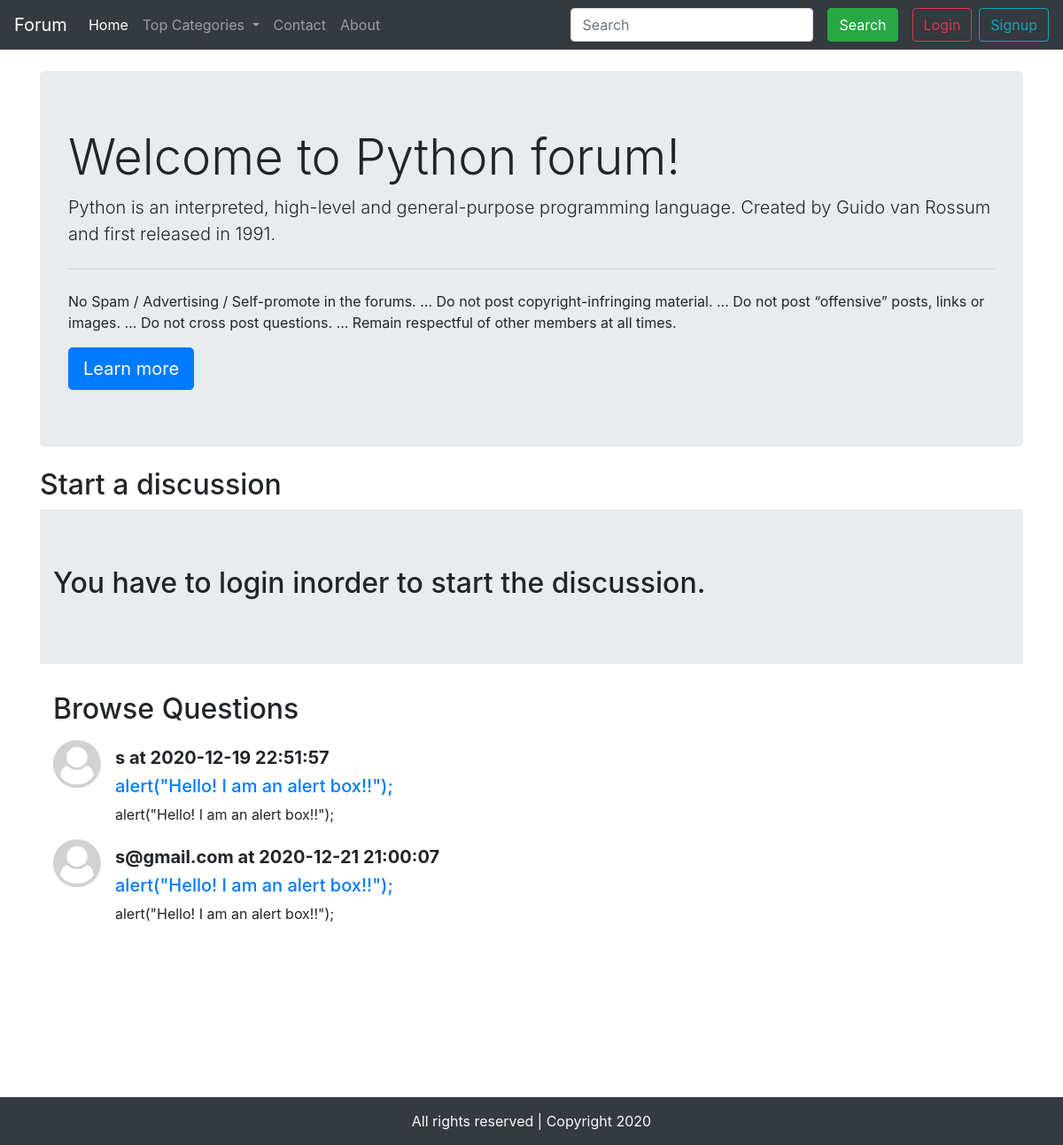
The app's page /threadlist.php?catid=1 with its own data.
### tables this page shows
CREATE TABLE `categories` (
  `category_id` int(255) NOT NULL,
  `category_name` varchar(255) NOT NULL,
  `category_description` varchar(255) NOT NULL,
  `dt` datetime NOT NULL DEFAULT current_timestamp()
);

CREATE TABLE `threads` (
  `thread_id` int(7) NOT NULL,
  `thread_title` varchar(255) NOT NULL,
  `thread_desc` text NOT NULL,
  `thread_cat_id` int(7) NOT NULL,
  `thread_user_id` int(7) NOT NULL,
  `timestamp` datetime NOT NULL DEFAULT current_timestamp()
);

CREATE TABLE `users` (
  `sno` int(255) NOT NULL,
  `user_email` varchar(255) NOT NULL,
  `user_pass` varchar(255) NOT NULL,
  `timestamp` datetime NOT NULL DEFAULT current_timestamp()
);

### threadlist.php (the view, shortened to what this page needs)
<!doctype html>
<html lang="en">
<head>
    <link rel="stylesheet" href="https://stackpath.bootstrapcdn.com/bootstrap/4.5.2/css/bootstrap.min.css"
>
</head>
<body>
    <?php include "partials/_dbconnect.php"; ?>
    <?php include "partials/_header.php"; ?>
    <?php
        $id = $_GET['catid'];
        $sql = "SELECT * FROM `categories` WHERE category_id = $id";
        $result = mysqli_query($conn, $sql);
        while ($row = mysqli_fetch_assoc($result)) {
            $catname = $row['category_name'];
            $catdesc = $row['category_description'];
        }
    ?>
    <div class="container">
        <div class="jumbotron my-4">
            <h1 class="display-4">Welcome to <?php echo $catname ;?> forum!</h1>
            <p class="lead"><?php echo $catdesc; ?></p>
            <hr class="my-4">
            <p> No Spam / Advertising / Self-promote in the forums. ...
                Do not post copyright-infringing material. ...
                Do not post “offensive” posts, links or images. ...
                Do not cross post questions. ...
                Remain respectful of other members at all times.</p>
            <a class="btn btn-primary btn-lg" href="#" role="button">Learn more</a>
        </div>
    </div>
    <div class="container">
        <h2>Start a discussion</h2>
        <?php
    if (isset($_SESSION['loggedin']) && $_SESSION['loggedin'] == true) {
        echo '
        <form action="'.$_SERVER["REQUEST_URI"].'" method="POST">
        <input type="hidden" name="sno" value="'.$_SESSION["sno"].'">
            <div class="form-group my-4">
                <label for="exampleInputEmail1">Title of the problem</label>
                <input type="text" class="form-control" name="title" id="exampleInputEmail1"
                    aria-describedby="emailHelp">
                <small id="emailHelp" class="form-text text-muted">Write a short and clear title regarding the issue you
                    are facing.</small>
            </div>
            <div class="form-group">
                <label for="exampleInputPassword1">Elobrate your concern</label>
                <input type="text" name="desc" class="form-control" id="exampleInputPassword1">
            </div>
            <button type="submit" class="btn btn-primary">Submit</button>
        </form>
    </div>';
    }
    else {
        echo '<div class="jumbotron jumbotron-fluid">
        <div class="container">
          <h2 class="display-6">You have to login inorder to start the discussion.</h2>
        </div>
      </div>';
    }
    ?>
        <div class="container my-4" style="min-height:433px;">
            <h2 class="my-3">Browse Questions</h2>
            <?php
        $id = $_GET['catid'];
        $sql = "SELECT * FROM `threads` WHERE thread_cat_id = $id";
        $result = mysqli_query($conn, $sql);
        while ($row = mysqli_fetch_assoc($result)) {
            $title = $row['thread_title'];
            $desc = $row['thread_desc'];
            $thread_id = $row['thread_id'];
            $thread_time = $row['timestamp'];
            $thread_user_id = $row['thread_user_id'];
            $sql2 = "SELECT user_email FROM `users` WHERE sno = '$thread_user_id'";
            $result2 = mysqli_query($conn, $sql2);
            $row2 = mysqli_fetch_assoc($result2);
            echo '<div class="media my-3">
            <img src="img/userdefault.png" width="54px" class="mr-3" alt="...">
            <div class="media-body">
                <h5 class="mt-0">
                <p class="font-weight-bold my-2">'. $row2['user_email'] .' at '.$thread_time.'</p>
                <a href="thread.php?threadid='.$thread_id.'">'.$title.'</a></h5>
                '.$desc.'</div>
        </div>';
        }
        ?>
        </div>
    </div>
    <?php include "partials/_footer.php"; ?>
</body>
</html>

### partials/_header.php (shortened to what this page needs)
<?php
echo '<nav class="navbar navbar-expand-lg navbar-dark bg-dark">
<a class="navbar-brand" href="#">Forum</a>
<button class="navbar-toggler" type="button" data-toggle="collapse" data-target="#navbarSupportedContent" aria-controls="navbarSupportedContent" aria-expanded="false" aria-label="Toggle navigation">
  <span class="navbar-toggler-icon"></span>
</button>
<div class="collapse navbar-collapse" id="navbarSupportedContent">
  <ul class="navbar-nav mr-auto">
    <li class="nav-item active">
      <a class="nav-link" href="/forum">Home <span class="sr-only">(current)</span></a>
    </li>
    <li class="nav-item dropdown">
    <a class="nav-link dropdown-toggle" href="#" id="navbarDropdown" role="button" data-toggle="dropdown"
        aria-haspopup="true" aria-expanded="false">
        Top Categories
    </a>
    <div class="dropdown-menu" aria-labelledby="navbarDropdown">';
    echo '</div>
</li>
    <li class="nav-item">
      <a class="nav-link" href="contact.php">Contact</a>
    </li>
    <li class="nav-item">
      <a class="nav-link" href="about.php">About</a>
    </li>
  </ul>
  <form class="form-inline my-2 my-lg-0" action="search.php" method="get">
    <input class="form-control mr-sm-2" type="search" name="search" placeholder="Search" aria-label="Search">
    <button class="btn btn-success my-2 mx-2 my-sm-0" type="submit">Search</button>';
if (isset($_SESSION['loggedin']) && $_SESSION['loggedin'] == true) {
  echo ' <button type="button" class="btn btn-secondary" data-toggle="tooltip" data-placement="top" title="Loggedin ID">'. $_SESSION['useremail'] .'
  </button>
  <a href="partials/_logout.php" class="btn btn-danger my-2 mx-2 my-sm-0" type="submit">Logout</a>';
}
else{
echo '
<button class="btn btn-outline-danger my-2 my-sm-0 mx-2" type="button" data-toggle="modal" data-target="#loginModal">Login</button>
<button class="btn btn-outline-info my-2 my-sm-0" type="button" data-toggle="modal" data-target="#signupModal">Signup</button>
';
}
    echo '
    </form>
</div>
</nav>';
?>

### partials/_footer.php
<div class="container-fluid bg-dark text-light">
    <p class="text-center mb-0" style="position:sticky; bottom:0px; padding: 15px;">All rights reserved | Copyright 2020</p>
</div>

### records on screen
categories: category_name "Python", category_description "Python is an interpreted, high-level and general-purpose programming language. Created by Guido van Rossum and first released in 1991."
threads: users.user_email "s", timestamp "2020-12-19 22:51:57", thread_title "alert(\"Hello! I am an alert box!!\");", thread_desc "alert(\"Hello! I am an alert box!!\");"
threads: users.user_email "s@gmail.com", timestamp "2020-12-21 21:00:07", thread_title "alert(\"Hello! I am an alert box!!\");", thread_desc "alert(\"Hello! I am an alert box!!\");"
